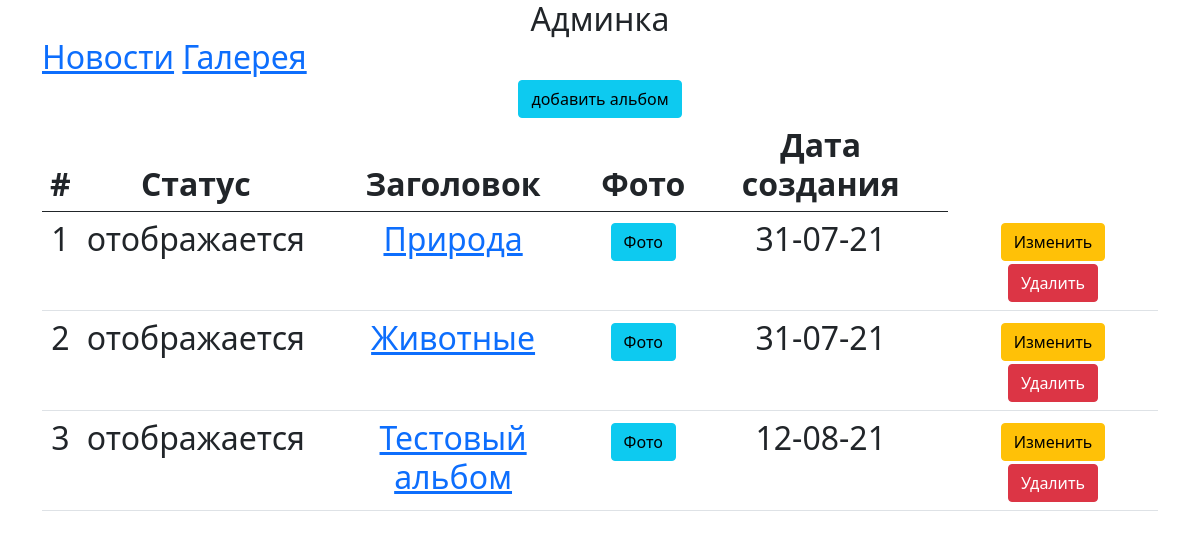
/myadmin/albums/, run on an earlier commit of the app's database.
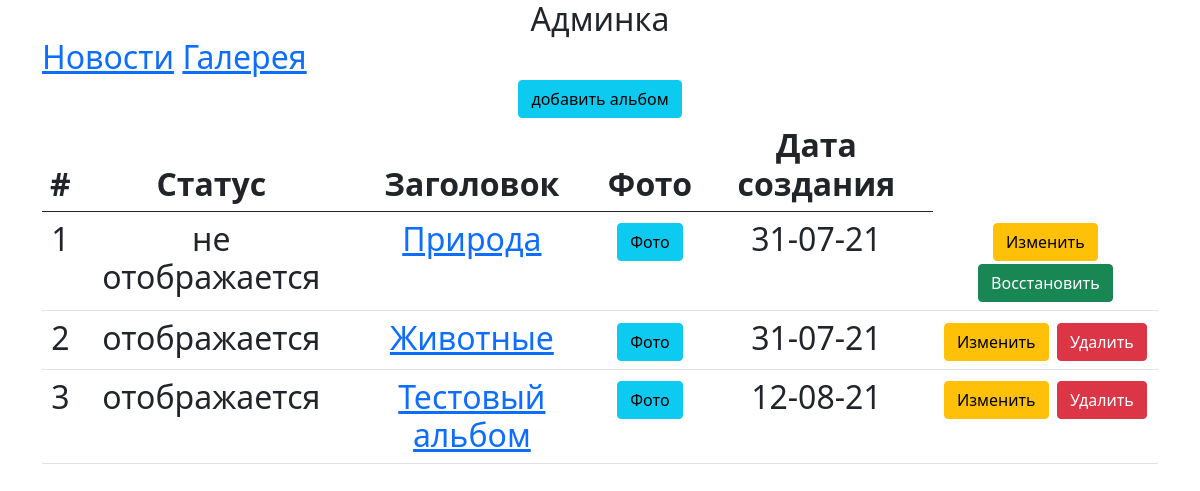
And on a later commit of the database.
### mane/models.py (models this page shows, shortened)
class Album(models.Model):
    title = models.CharField(max_length=150, verbose_name='Заголовок')
    description = models.TextField(blank=True, null=True, verbose_name='Описание')
    date = models.DateTimeField(auto_now_add=True, verbose_name='Дата создания', blank=True, null=True)
    is_active = models.BooleanField(default=True)
    class Meta:
        verbose_name = 'альбом'
        verbose_name_plural = 'альбомы'

### adminapp/views/album.py (the view)
# urls.py: path('albums/', admin_views.AlbumListView.as_view(), name='album_list'),
class AlbumListView(ListView):
    model = Album
    template_name = 'adminapp/album_list.html'

### adminapp/templates/adminapp/album_list.html
{% extends 'adminapp/base.html' %}
{% block content %}
    <div class="row">
        <div class="col-12">
            <a class="btn btn-info" href="{% url 'adminapp:album_create' %}">добавить альбом</a>
        </div>
        <div class="col-12">
            <table class="table">
                <thead>
                <tr>
                    <th>#</th>
                    <th>Статус</th>
                    <th>Заголовок</th>
                    <th>Фото</th>
                    <th>Дата создания</th>
                </tr>
                </thead>
                <tbody>
                {% for object in object_list %}
                    <tr>
                        <td>{{ object.pk }}</td>
                        <td>
                            {% if object.is_active %}
                                отображается
                            {% else %}
                                не  отображается
                            {% endif %}
                        </td>
                        <td>
                            <a class="btm btm-link" href="{% url 'adminapp:album_read' object.pk %}">
                                {{ object.title }}
                            </a>
                        </td>
                        <td>
                            <a href='{% url 'adminapp:album_photo_list' object.pk %}' class="btn btn-info"> Фото </a>
                        </td>
                        <td>{{ object.date|date:"d-m-y" }} </td>
                        <td>
                            <a class="btn btn-warning" href="{% url 'adminapp:album_update' object.pk %}"> Изменить </a>
                            {% if object.is_active %}
                                <a class="btn btn-danger" href="{% url 'adminapp:album_delete'  object.pk %}">
                                    Удалить </a>
                            {% else %}
                                <a class="btn btn-success" href="{% url 'adminapp:album_delete'  object.pk %}">
                                    Восстановить </a>
                            {% endif %}
                        </td>
                    </tr>
                {% endfor %}
                </tbody>
            </table>
        </div>
    </div>
{% endblock %}

What changed in the data, as far as the page shows it:
changed Album "Природа": is_active "отображается Удалить" → "не отображается Восстановить"
